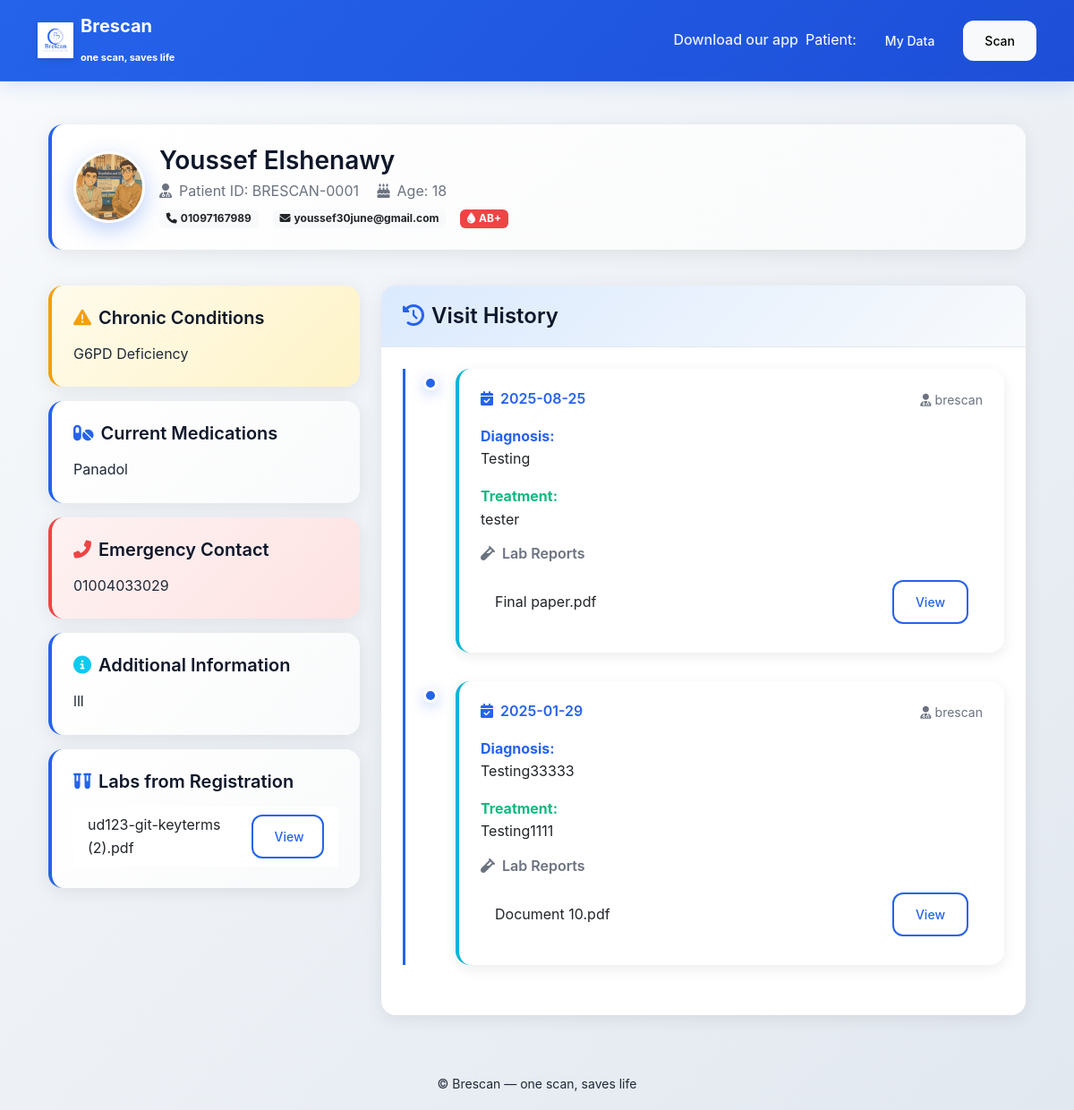
Screenshot of /dashboard/BRESCAN-0001 (signed in) with the database file from the repository.
### tables this page shows
CREATE TABLE patients (
        id INTEGER PRIMARY KEY AUTOINCREMENT,
        qr_id TEXT UNIQUE,
        username TEXT UNIQUE,
        password TEXT,
        name TEXT,
        phone TEXT,
        email TEXT,
        birthdate TEXT,
        gender TEXT,
        blood_type TEXT,
        monthly_pills INTEGER DEFAULT 0,
        medications TEXT,
        chronic_diseases TEXT,
        lab_file TEXT,
        patient_photo TEXT,
        emergency_contact TEXT,
        other_info TEXT
    );

CREATE TABLE registration_labs (
        id INTEGER PRIMARY KEY AUTOINCREMENT,
        qr_id TEXT NOT NULL,
        file_name TEXT NOT NULL,
        uploaded_at DATETIME DEFAULT CURRENT_TIMESTAMP,
        uploaded_by TEXT DEFAULT 'patient',
        FOREIGN KEY (qr_id) REFERENCES patients(qr_id) ON DELETE CASCADE
    );

CREATE TABLE visits (
        id INTEGER PRIMARY KEY AUTOINCREMENT,
        qr_id TEXT,
        visit_date TEXT,
        diagnosis TEXT,
        treatment TEXT,
        medicines TEXT,
        lab_file TEXT,
        created_by TEXT
    );

CREATE TABLE lab_reports (
        id INTEGER PRIMARY KEY AUTOINCREMENT,
        visit_id INTEGER,
        file_name TEXT,
        uploaded_at DATETIME DEFAULT CURRENT_TIMESTAMP,
        FOREIGN KEY (visit_id) REFERENCES visits(id) ON DELETE CASCADE
    );

### app.py (the view)
@app.route("/dashboard/<qr_id>")
def dashboard(qr_id):
    if session.get("role") != "patient" or session.get("qr_id") != qr_id:
        flash("Login as this patient to see full data.")
        return redirect(url_for("guest_view", qr_id=qr_id))
    conn = get_db()
    c = conn.cursor()
    c.execute("SELECT * FROM patients WHERE qr_id = ?", (qr_id,))
    patient = c.fetchone()
    if not patient:
        conn.close()
        flash("Patient not found.", "danger")
        return redirect(url_for("login"))
    c.execute("SELECT * FROM visits WHERE qr_id = ? ORDER BY visit_date DESC", (qr_id,))
    visits = c.fetchall()
    c.execute("SELECT * FROM registration_labs WHERE qr_id = ?", (qr_id,))
    registration_labs = c.fetchall()
    visit_labs = {}
    for v in visits:
        c.execute("SELECT * FROM lab_reports WHERE visit_id = ?", (v["id"],))
        visit_labs[v["id"]] = c.fetchall()
    conn.close()
    age = calculate_age(patient["birthdate"])
    pills_total = patient["monthly_pills"] or 0
    pill_progress = min(100, pills_total * 3) if pills_total else 0
    return render_template(
        "dashboard.html",
        qr_id=qr_id,
        patient=patient,
        age=age,
        visits=visits,
        registration_labs=registration_labs,
        visit_labs=visit_labs,
        pill_progress=pill_progress
    )

### app.py (called while the page is built)
def get_db():
    conn = sqlite3.connect("database.db", timeout=10, check_same_thread=False)
    conn.row_factory = sqlite3.Row
    return conn

def calculate_age(birthdate_str):
    if not birthdate_str:
        return None
    try:
        b = datetime.strptime(birthdate_str, "%Y-%m-%d")
    except Exception:
        return None
    t = datetime.today()
    return t.year - b.year - ((t.month, t.day) < (b.month, b.day))

### templates/dashboard.html (shortened to what this page needs)
{% extends "base.html" %}
{% block content %}
<div class="container-fluid py-4">
    <div class="row mb-4">
        <div class="col-12">
            <div class="medical-card">
                <div class="d-flex align-items-center">
                    <div class="flex-shrink-0">
                        {% if patient.patient_photo %}
                        <img src="{{ url_for('photos', filename=patient.patient_photo) }}"
                             alt="Patient Photo" class="patient-photo">
                        {% else %}
                        <div class="patient-avatar">
                            <i class="fas fa-user"></i>
                        </div>
                        {% endif %}
                    </div>
                    <div class="flex-grow-1 ms-3">
                        <h3 class="mb-1">{{ patient.name }}</h3>
                        <p class="text-muted mb-2">
                            <i class="fas fa-user-md me-2"></i>Patient ID: {{ qr_id }}
                            <span class="ms-3"><i class="fas fa-birthday-cake me-2"></i>Age: {{ age or 'N/A' }}</span>
                        </p>
                        <div class="d-flex flex-wrap gap-3">
                            {% if patient.phone %}
                            <span class="badge bg-light text-dark">
                                <i class="fas fa-phone me-1"></i>{{ patient.phone }}
                            </span>
                            {% endif %}
                            {% if patient.email %}
                            <span class="badge bg-light text-dark">
                                <i class="fas fa-envelope me-1"></i>{{ patient.email }}
                            </span>
                            {% endif %}
                            {% if patient.blood_type %}
                            <span class="badge bg-danger">
                                <i class="fas fa-tint me-1"></i>{{ patient.blood_type }}
                            </span>
                            {% endif %}
                        </div>
                    </div>
                </div>
            </div>
        </div>
    </div>
    <div class="row">
        <div class="col-lg-4 mb-4">
            {% if patient.chronic_diseases %}
            <div class="medical-card warning">
                <h5 class="mb-3"><i class="fas fa-exclamation-triangle text-warning me-2"></i>Chronic Conditions</h5>
                <p class="mb-0">{{ patient.chronic_diseases }}</p>
            </div>
            {% endif %}
            {% if patient.medications %}
            <div class="medical-card">
                <h5 class="mb-3"><i class="fas fa-pills text-primary me-2"></i>Current Medications</h5>
                <p class="mb-0">{{ patient.medications }}</p>
            </div>
            {% endif %}
            {% if patient.emergency_contact %}
            <div class="medical-card emergency">
                <h5 class="mb-3"><i class="fas fa-phone-alt text-danger me-2"></i>Emergency Contact</h5>
                <p class="mb-0">{{ patient.emergency_contact }}</p>
            </div>
            {% endif %}
            {% if patient.other_info %}
            <div class="medical-card">
                <h5 class="mb-3"><i class="fas fa-info-circle text-info me-2"></i>Additional Information</h5>
                <p class="mb-0">{{ patient.other_info }}</p>
            </div>
            {% endif %}
            <div class="medical-card">
                <h5 class="mb-3"><i class="fas fa-vials text-primary me-2"></i>Labs from Registration</h5>
                {% if registration_labs %}
                    <ul class="list-group list-group-flush">
                        {% for lab in registration_labs %}
                        <li class="list-group-item d-flex justify-content-between align-items-center">
                            {{ lab.file_name }}
                            <a href="{{ url_for('labs', filename=lab.file_name) }}" target="_blank" class="btn btn-sm btn-outline-primary">
                                View
                            </a>
                        </li>
                        {% endfor %}
                    </ul>
                {% else %}
                    <p class="text-muted mb-0">No labs uploaded during registration.</p>
                {% endif %}
            </div>
        </div>
        <div class="col-lg-8">
            <div class="card">
                <div class="card-header">
                    <h4 class="mb-0"><i class="fas fa-history text-primary me-2"></i>Visit History</h4>
                </div>
                <div class="card-body">
                    {% if visits %}
                    <div class="timeline">
                        {% for visit in visits %}
                        <div class="timeline-item slide-in">
                            <div class="visit-card">
                                <div class="d-flex justify-content-between align-items-start mb-3">
                                    <h6 class="mb-0"><i class="fas fa-calendar-check text-primary me-2"></i>{{ visit.visit_date }}</h6>
                                    <small class="text-muted"><i class="fas fa-user-md me-1"></i>{{ visit.created_by or 'System' }}</small>
                                </div>
                                {% if visit.diagnosis %}
                                <div class="mb-3">
                                    <strong class="text-primary">Diagnosis:</strong>
                                    <p class="mb-0">{{ visit.diagnosis }}</p>
                                </div>
                                {% endif %}
                                {% if visit.treatment %}
                                <div class="mb-3">
                                    <strong class="text-success">Treatment:</strong>
                                    <p class="mb-0">{{ visit.treatment }}</p>
                                </div>
                                {% endif %}
                                {% if visit_labs.get(visit.id) %}
                                <div class="mt-3">
                                    <h6 class="text-muted"><i class="fas fa-vial me-2"></i>Lab Reports</h6>
                                    <ul class="list-group list-group-flush">
                                        {% for lab in visit_labs[visit.id] %}
                                        <li class="list-group-item d-flex justify-content-between align-items-center">
                                            {{ lab.file_name }}
                                            <a href="{{ url_for('labs', filename=lab.file_name) }}" target="_blank" class="btn btn-sm btn-outline-primary">
                                                View
                                            </a>
                                        </li>
                                        {% endfor %}
                                    </ul>
                                </div>
                                {% endif %}
                            </div>
                        </div>
                        {% endfor %}
                    </div>
                    {% else %}
                    <div class="text-center py-5">
                        <i class="fas fa-clipboard-list text-muted" style="font-size: 3rem;"></i>
                        <h5 class="mt-3 text-muted">No visits recorded yet</h5>
                        <p class="text-muted">Your medical visits will appear here once recorded by healthcare providers.</p>
                    </div>
                    {% endif %}
                </div>
            </div>
        </div>
    </div>
</div>
{% endblock %}

### static/styles.css (style rules this page uses)
:root { --primary: #2563eb; --primary-dark: #1d4ed8; --primary-light: #3b82f6; --secondary: #64748b; --accent: #06b6d4; --success: #10b981; --warning: #f59e0b; --danger: #ef4444; --dark: #0f172a; --light: #f8fafc; --white: #ffffff; --gray-50: #f9fafb; --gray-100: #f3f4f6; --gray-200: #e5e7eb; --gray-300: #d1d5db; --gray-400: #9ca3af; --gray-500: #6b7280; --gray-600: #4b5563; --gray-700: #374151; --gray-800: #1f2937; --gray-900: #111827; --medical-blue: #1e40af; --medical-light-blue: #dbeafe; --medical-green: #059669; --medical-light-green: #d1fae5; --medical-purple: #7c3aed; --medical-light-purple: #ede9fe; }
* { box-sizing: border-box; }
body { font-family: 'Inter', -apple-system, BlinkMacSystemFont, 'Segoe UI', Roboto, sans-serif; background: linear-gradient(135deg, #f8fafc 0%, #e2e8f0 100%); color: var(--gray-800); line-height: 1.6; margin: 0; min-height: 100vh; }
h1, h2, h3, h4, h5, h6 { font-weight: 600; color: var(--dark); margin-bottom: 0.5rem; }
.card { background: var(--white); border: none; border-radius: 16px; box-shadow: 0 4px 20px rgba(0, 0, 0, 0.08); transition: all 0.3s ease; overflow: hidden; }
.card-header { background: linear-gradient(135deg, var(--medical-light-blue) 0%, var(--light) 100%); border-bottom: 1px solid var(--gray-200); padding: 1.25rem 1.5rem; }
.card-body { padding: 1.5rem; }
.btn { font-weight: 500; border-radius: 12px; padding: 0.75rem 1.5rem; transition: all 0.3s ease; border: none; position: relative; overflow: hidden; }
.btn::before { content: ''; position: absolute; top: 0; left: -100%; width: 100%; height: 100%; background: linear-gradient(90deg, transparent, rgba(255, 255, 255, 0.2), transparent); transition: left 0.5s; }
.btn-outline-primary { border: 2px solid var(--primary); color: var(--primary); background: transparent; }
.medical-card { background: linear-gradient(135deg, var(--white) 0%, var(--gray-50) 100%); border-left: 4px solid var(--primary); border-radius: 16px; padding: 1.5rem; margin-bottom: 1rem; box-shadow: 0 4px 20px rgba(0, 0, 0, 0.08); }
.medical-card.emergency { border-left-color: var(--danger); background: linear-gradient(135deg, #fef2f2 0%, #fee2e2 100%); }
.medical-card.warning { border-left-color: var(--warning); background: linear-gradient(135deg, #fffbeb 0%, #fef3c7 100%); }
.visit-card { background: var(--white); border-radius: 16px; padding: 1.5rem; margin-bottom: 1rem; box-shadow: 0 4px 15px rgba(0, 0, 0, 0.08); border-left: 4px solid var(--accent); transition: all 0.3s ease; }
.visit-card h6 { color: var(--primary); font-weight: 600; margin-bottom: 0.75rem; }
.timeline { border-left: 3px solid var(--primary); padding-left: 2rem; position: relative; }
.timeline-item { position: relative; margin-bottom: 2rem; padding-left: 1.5rem; }
.timeline-item::before { content: ''; position: absolute; left: -0.75rem; top: 0.5rem; width: 1rem; height: 1rem; border-radius: 50%; background: var(--primary); box-shadow: 0 4px 15px rgba(37, 99, 235, 0.3); border: 3px solid var(--white); }
.slide-in { animation: slideIn 0.5s ease-out both; }
.text-primary { color: var(--primary) !important; }
.text-success { color: var(--success) !important; }
.text-warning { color: var(--warning) !important; }
.text-danger { color: var(--danger) !important; }
.text-muted { color: var(--gray-500) !important; }
.bg-danger { background-color: var(--danger) !important; }
.patient-photo { width: 80px; height: 80px; border-radius: 50%; object-fit: cover; border: 3px solid var(--white); box-shadow: 0 8px 25px rgba(37, 99, 235, 0.3); transition: all 0.3s ease; }

### rows the page displays
patients: patient_photo (picture), name "Youssef Elshenawy", phone "01097167989", email "youssef30june@gmail.com", blood_type "AB+", chronic_diseases "G6PD Deficiency", medications "Panadol", emergency_contact "01004033029", other_info "lll"
registration_labs: file_name "ud123-git-keyterms (2).pdf"
visits: visit_date "2025-08-25", created_by "brescan", diagnosis "Testing", treatment "tester"
lab_reports: file_name "Final paper.pdf"
visits: visit_date "2025-01-29", created_by "brescan", diagnosis "Testing33333", treatment "Testing1111"
lab_reports: file_name "Document 10.pdf"

### other values shown
{{ qr_id }} "BRESCAN-0001"
{{ age or 'N/A' }} "18"
